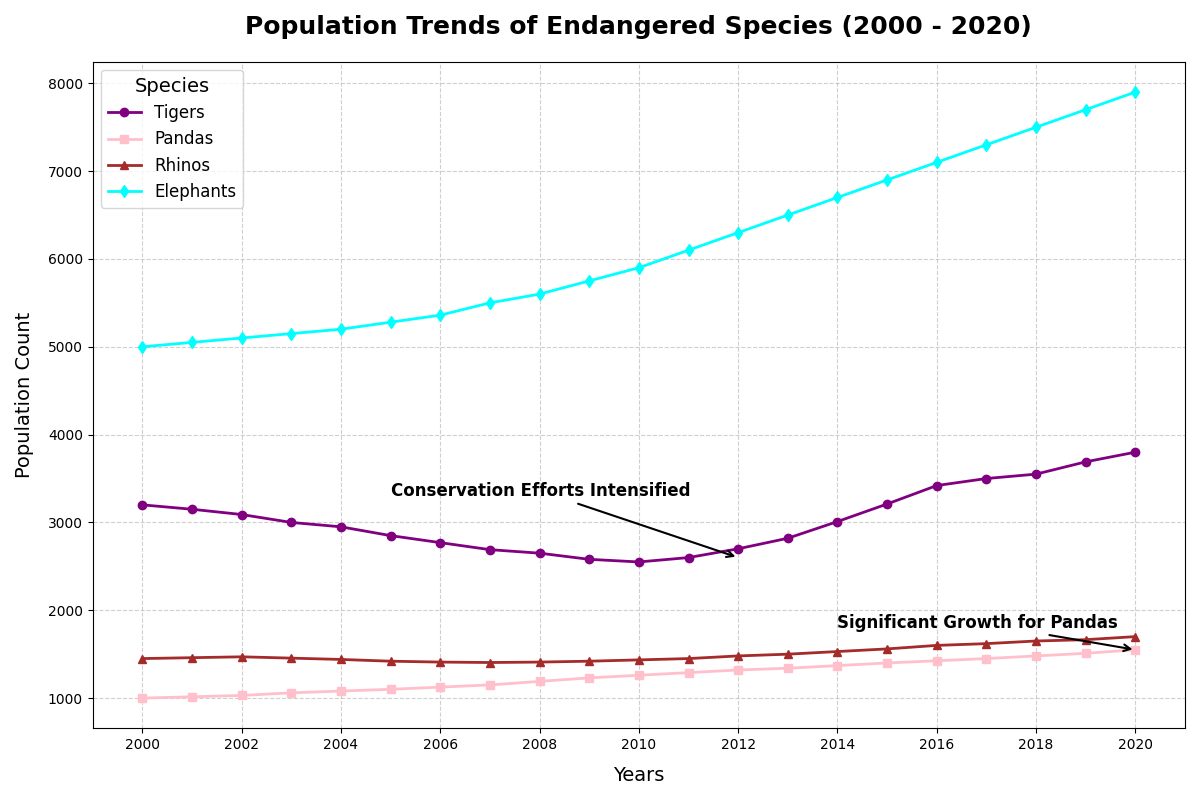

Reproduce this figure in Python.
import matplotlib.pyplot as plt
import numpy as np

years = np.arange(2000, 2021)

tiger_population = np.array([3200, 3150, 3090, 3000, 2950, 2850, 2770, 2690, 2650, 2580, 2550, 2600, 2700, 2820, 3010, 
                             3210, 3420, 3500, 3550, 3690, 3800])
panda_population = np.array([1000, 1015, 1030, 1060, 1080, 1100, 1125, 1150, 1190, 1230, 1260, 1290, 1320, 1340, 1370, 
                             1400, 1425, 1450, 1480, 1510, 1550])
rhino_population = np.array([1450, 1460, 1470, 1455, 1440, 1420, 1410, 1405, 1410, 1420, 1435, 1450, 1480, 1500, 1530, 
                             1560, 1600, 1620, 1650, 1665, 1700])
elephant_population = np.array([5000, 5050, 5100, 5150, 5200, 5280, 5360, 5500, 5600, 5750, 5900, 6100, 6300, 6500, 6700, 
                                6900, 7100, 7300, 7500, 7700, 7900])

fig, ax = plt.subplots(figsize=(12, 8))

# Apply new set of colors
ax.plot(years, tiger_population, marker='o', linestyle='-', color='purple', linewidth=2, markersize=6, label='Tigers')
ax.plot(years, panda_population, marker='s', linestyle='-', color='pink', linewidth=2, markersize=6, label='Pandas')
ax.plot(years, rhino_population, marker='^', linestyle='-', color='brown', linewidth=2, markersize=6, label='Rhinos')
ax.plot(years, elephant_population, marker='d', linestyle='-', color='cyan', linewidth=2, markersize=6, label='Elephants')

ax.set_title("Population Trends of Endangered Species (2000 - 2020)", fontsize=18, weight='bold', pad=20)
ax.set_xlabel("Years", fontsize=14, labelpad=10)
ax.set_ylabel("Population Count", fontsize=14, labelpad=10)

ax.set_xticks(np.arange(2000, 2021, 2))
ax.set_yticks(np.arange(1000, 8100, 1000))
ax.grid(True, linestyle='--', alpha=0.6)

ax.annotate("Conservation Efforts Intensified", 
            xy=(2012, 2600), xytext=(2005, 3300),
            arrowprops=dict(facecolor='black', arrowstyle='->', lw=1.5),
            fontsize=12, fontweight='bold', color='black')

ax.annotate("Significant Growth for Pandas", 
            xy=(2020, 1550), xytext=(2014, 1800),
            arrowprops=dict(facecolor='black', arrowstyle='->', lw=1.5),
            fontsize=12, fontweight='bold', color='black')

ax.legend(title="Species", fontsize=12, title_fontsize=14, loc='upper left')

plt.tight_layout()
plt.show()
